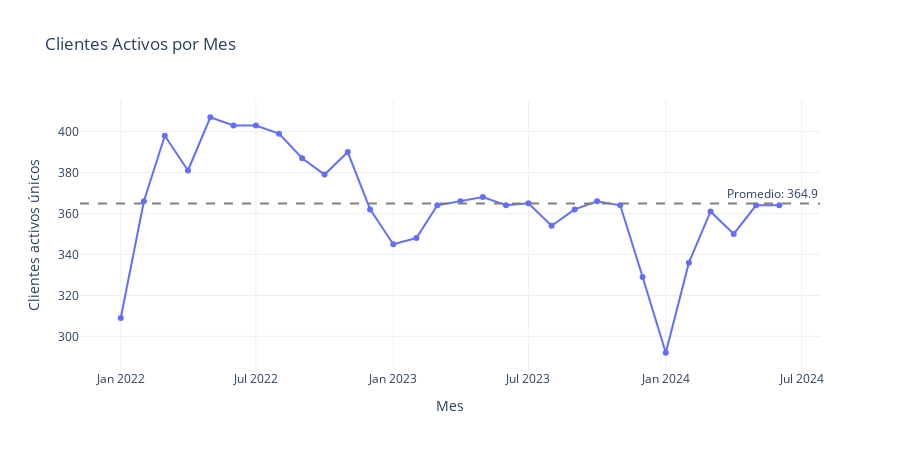

The notebook cell this image was saved under:
### Markdown cell above
🔍 **Observaciones**:
1. Generales:
    - **Pico destacado en julio de 2022**, donde el volumen total de ventas alcanza su máximo (~145k).

    - A partir de **2023**, el volumen muestra mayor estabilidad pero con una **tendencia levemente descendente**.

    - Se observa una **caída marcada a inicios de 2024**, posiblemente vinculada al impacto de aumentos de precios por inflación, lo cual podría haber afectado la demanda.

2. Por cliente:
    - Incluso entre los principales compradores, **la actividad mensual es muy irregular**: no todos realizan compras todos los meses y el volumen varía significativamente.

    - Esto sugiere que una granularidad mensual podría no ser adecuada para predecir el comportamiento individual, y que tal vez sea necesario agrupar en períodos más amplios (como trimestres) para captar patrones más estables.

### Code cell
# Contar clientes activos únicos por mes
clientes_por_mes = (
    filtered_df.groupby('mes_p')['cliente']
    .nunique()
    .reset_index(name='clientes_activos')
)

# Calcular promedio mensual de clientes activos
promedio_clientes = clientes_por_mes['clientes_activos'].mean()

# Graficar
fig = px.line(
    clientes_por_mes,
    x='mes_p',
    y='clientes_activos',
    markers=True,
    title='Clientes Activos por Mes',
    labels={'clientes_activos': 'Clientes activos únicos', 'mes_p': 'Mes'},
)

# Agregar línea de promedio horizontal
fig.add_hline(
    y=promedio_clientes,
    line_dash='dash',
    line_color='gray',
    annotation_text=f'Promedio: {promedio_clientes:.1f}',
    annotation_position='top right'
)

fig.update_layout(template='plotly_white', height=450)
fig.show()

### Figure 1 — Plotly figure (JSON) as saved in the notebook; plotly's stock layout.template omitted (floating-point values rounded to 4 significant figures)
{"data": [{"hovertemplate": "Mes=%{x}<br>Clientes activos únicos=%{y}<extra></extra>", "legendgroup": "", "line": {"color": "#636efa", "dash": "solid"}, "marker": {"symbol": "circle"}, "mode": "lines+markers", "name": "", "orientation": "v", "showlegend": false, "type": "scatter", "x": ["2022-01-01T00:00:00.000000000", "2022-02-01T00:00:00.000000000", "2022-03-01T00:00:00.000000000", "2022-04-01T00:00:00.000000000", "2022-05-01T00:00:00.000000000", "2022-06-01T00:00:00.000000000", "2022-07-01T00:00:00.000000000", "2022-08-01T00:00:00.000000000", "2022-09-01T00:00:00.000000000", "2022-10-01T00:00:00.000000000", "2022-11-01T00:00:00.000000000", "2022-12-01T00:00:00.000000000", "2023-01-01T00:00:00.000000000", "2023-02-01T00:00:00.000000000", "2023-03-01T00:00:00.000000000", "2023-04-01T00:00:00.000000000", "2023-05-01T00:00:00.000000000", "2023-06-01T00:00:00.000000000", "2023-07-01T00:00:00.000000000", "2023-08-01T00:00:00.000000000", "2023-09-01T00:00:00.000000000", "2023-10-01T00:00:00.000000000", "2023-11-01T00:00:00.000000000", "2023-12-01T00:00:00.000000000", "2024-01-01T00:00:00.000000000", "2024-02-01T00:00:00.000000000", "2024-03-01T00:00:00.000000000", "2024-04-01T00:00:00.000000000", "2024-05-01T00:00:00.000000000", "2024-06-01T00:00:00.000000000"], "xaxis": "x", "y": [309, 366, 398, 381, 407, 403, 403, 399, 387, 379, 390, 362, 345, 348, 364, 366, 368, 364, 365, 354, 362, 366, 364, 329, 292, 336, 361, 350, 364, 364], "yaxis": "y"}], "layout": {"annotations": [{"showarrow": false, "text": "Promedio: 364.9", "x": 1, "xanchor": "right", "xref": "x domain", "y": 364.9, "yanchor": "bottom", "yref": "y"}], "height": 450, "legend": {"tracegroupgap": 0}, "shapes": [{"line": {"color": "gray", "dash": "dash"}, "type": "line", "x0": 0, "x1": 1, "xref": "x domain", "y0": 364.9, "y1": 364.9, "yref": "y"}], "title": {"text": "Clientes Activos por Mes"}, "xaxis": {"anchor": "y", "domain": [0, 1], "title": {"text": "Mes"}}, "yaxis": {"anchor": "x", "domain": [0, 1], "title": {"text": "Clientes activos únicos"}}}}
